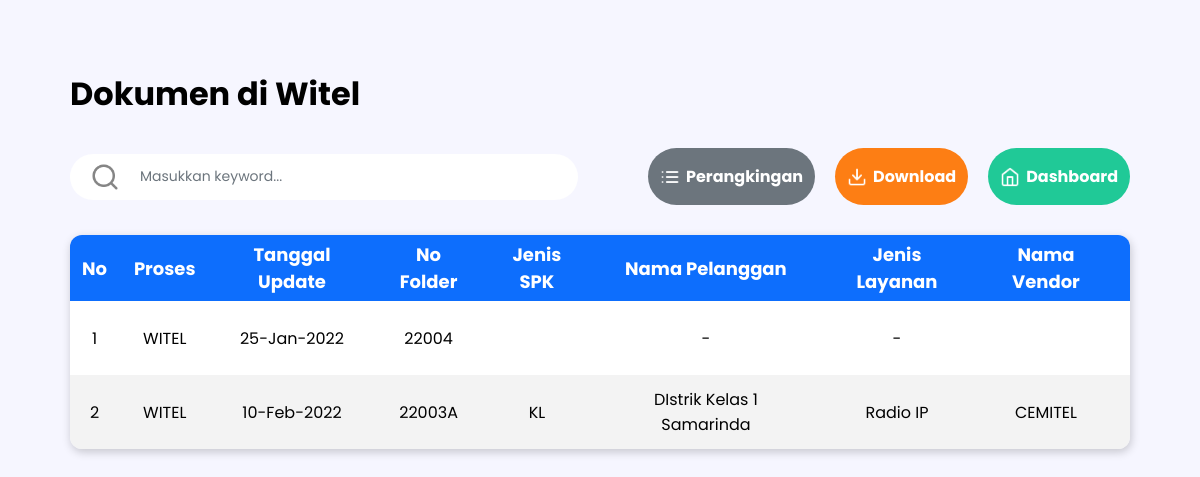
The page /dokumenWitel.php (signed in) on the database its author committed.
### tables this page shows
CREATE TABLE `report_obl` (
  `id` int(2) DEFAULT NULL,
  `proses` varchar(5) DEFAULT NULL,
  `tanggal_update` varchar(11) DEFAULT NULL,
  `no_folder` varchar(6) DEFAULT NULL,
  `jenis_spk` varchar(2) DEFAULT NULL,
  `nama_pelanggan` varchar(38) DEFAULT NULL,
  `jenis_layanan` varchar(31) DEFAULT NULL,
  `nama_vendor` varchar(19) DEFAULT NULL,
  `jangka_waktu` int(2) DEFAULT NULL,
  `nilai_kb` int(10) DEFAULT NULL,
  `no_kfs` varchar(57) DEFAULT NULL,
  `no_kl` varchar(32) DEFAULT NULL,
  `pic` varchar(19) DEFAULT NULL,
  `status` varchar(10) DEFAULT NULL,
  `witel` varchar(10) DEFAULT NULL,
  `keterangan` varchar(10) DEFAULT NULL
);

### config/functions.php (called while the page is built, shortened)
<?php
require 'connection.php';
function query($query)
{
    global $conn;
    $result = mysqli_query($conn, $query);
    $rows = [];
    while ($row = mysqli_fetch_assoc($result)) {
        $rows[] = $row;
    }
    return $rows;
}

### dokumenWitel.php (the view, shortened to what this page needs)
<?php
require 'config/functions.php';
if (isset($_GET["witel"])) {
    $witel = $_GET["witel"];
} else {
    $witel = '';
}
if ($witel == '') {
    $query = query("SELECT * FROM report_obl WHERE UPPER(proses) = 'WITEL'");
} else {
    $query = query("SELECT * FROM report_obl WHERE UPPER(proses) = 'WITEL' AND UPPER(witel) = '$witel'");
}
?>
<!DOCTYPE html>
<html lang="en">
<head>
    <link rel="stylesheet" href="css/styleDetail.css">
</head>
<body>
    <div class="container">
        <h1>Dokumen di Witel</h1>
        <div class="header">
            <img src="img/search.png" alt="" id="search">
            <input type="text" name="keyword" id="keyword" placeholder="Masukkan keyword..." autocomplete="off" id="keyword" autofocus>
            <div class="_1">
                <a href="perangkingan.php"><button style="background-color: #6c757d;"><img src="img/list.png" alt="">Perangkingan</button></a>
                <button style="background-color: #FD7E14;"><img src="img/download.png" alt="">Download</button>
                <a href="index.php"><button style="background-color: #20C997;"><img src="img/home.png" alt="">Dashboard</button></a>
            </div>
        </div>
        <div class="content" id="content-table">
            <table>
                <tr>
                    <th>No</th>
                    <th>Proses</th>
                    <th>Tanggal Update</th>
                    <th>No Folder</th>
                    <th>Jenis SPK</th>
                    <th>Nama Pelanggan</th>
                    <th>Jenis Layanan</th>
                    <th>Nama Vendor</th>
                    <th>Jangka Waktu</th>
                </tr>
                <?php $i = 1; ?>
                <?php foreach ($query as $row) : ?>
                    <tr>
                        <td class="no"><?= $i; ?></td>
                        <td><?= $row["proses"]; ?></td>
                        <td><?= $row["tanggal_update"]; ?></td>
                        <td><?= $row["no_folder"]; ?></td>
                        <td><?= $row["jenis_spk"]; ?></td>
                        <td><?= $row["nama_pelanggan"]; ?></td>
                        <td><?= $row["jenis_layanan"]; ?></td>
                        <td><?= $row["nama_vendor"]; ?></td>
                        <td><?= $row["jangka_waktu"]; ?></td>
                        <?php $i++; ?>
                    </tr>
                <?php endforeach; ?>
            </table>
        </div>
    </div>
</body>
</html>

### css/styleDetail.css (style rules this page uses)
* { padding: 0; margin: 0; -webkit-box-sizing: border-box; box-sizing: border-box; font-family: 'Poppins', sans-serif; }
body, html { background-color: #f6f6ff; }
a { color: white; text-decoration: none; }
button { all: unset; -webkit-transition: all 0.2s; transition: all 0.2s; color: white; font-size: 16px; font-weight: 700; border-radius: 30px; padding: 16px 12px; display: -webkit-box; display: -ms-flexbox; display: flex; -webkit-box-pack: center; -ms-flex-pack: center; justify-content: center; -webkit-box-align: center; -ms-flex-align: center; align-items: center; cursor: pointer; }
input { all: unset; background-color: white; border-radius: 30px; font-size: 14px; padding: 10px 14px; height: 26px; display: -webkit-box; display: -ms-flexbox; display: flex; -webkit-box-align: center; -ms-flex-align: center; align-items: center; }
::placeholder { color: #6c757d; }
.container { margin: 70px; }
.container .header { display: -webkit-box; display: -ms-flexbox; display: flex; -webkit-box-pack: justify; -ms-flex-pack: justify; justify-content: space-between; -webkit-box-align: center; -ms-flex-align: center; align-items: center; margin-top: 30px; }
.container .header input { width: 40%; padding-left: 70px; }
.container .header img#search { margin-left: 20px; width: 30px; position: absolute; }
.container .header ._1 { display: -webkit-box; display: -ms-flexbox; display: flex; }
.container .header ._1 button { margin-left: 20px; }
.container .header ._1 img { width: 20px; margin-right: 6px; }
.container .content { margin-top: 30px; overflow: auto; -webkit-box-shadow: 1px 3px 10px 0px rgba(0, 0, 0, 0.2); box-shadow: 1px 3px 10px 0px rgba(0, 0, 0, 0.2); border-radius: 12px; background-color: white; width: 100%; }
.container .content table { border-collapse: collapse; text-align: center; width: 250%; }
.container .content table th { background-color: #0d6efd; color: white; font-weight: 700; font-size: 18px; height: 60px; padding: 6px 12px; }
.container .content table td { font-size: 16px; padding: 12px 24px; color: black; }
.container .content table td.no { padding: 12px 14px; }
.container .content table tr:nth-child(odd) { background-color: #f3f3f3; }
.container .content table tr:nth-child(even) { background-color: #ffffff; }

### rows shown on the page
report_obl: proses "WITEL", tanggal_update "25-Jan-2022", no_folder "22004", nama_pelanggan "-", jenis_layanan "-"
report_obl: proses "WITEL", tanggal_update "10-Feb-2022", no_folder "22003A", jenis_spk "KL", nama_pelanggan "DIstrik Kelas 1 Samarinda", jenis_layanan "Radio IP", nama_vendor "CEMITEL"
